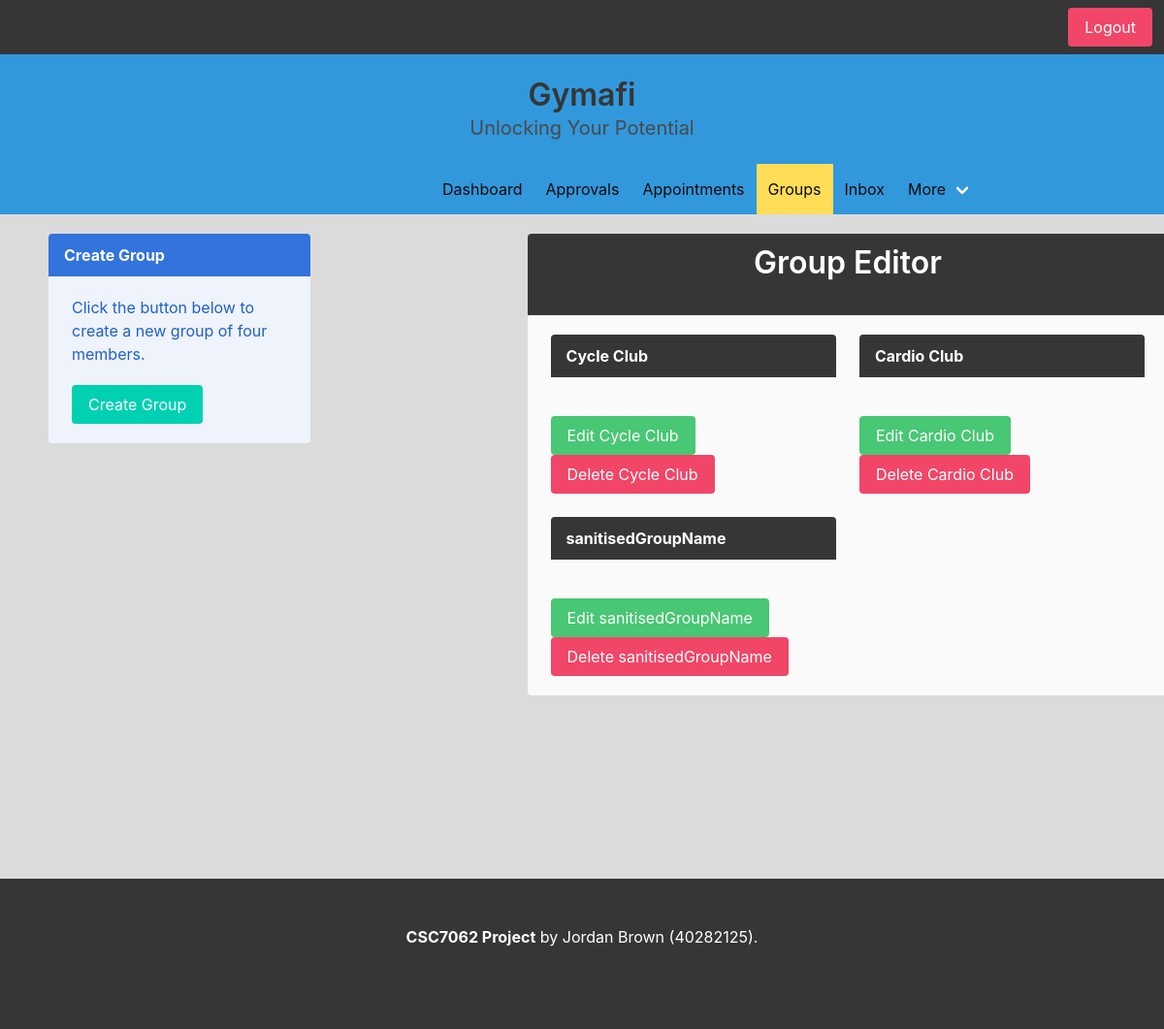
The page /admin/groups.php (signed in) on the database its author committed.
### tables this page shows
CREATE TABLE `webdev_groups` (
  `id` int(11) NOT NULL,
  `group_name` varchar(255) NOT NULL,
  `description` varchar(100) NOT NULL,
  `coach` int(11) NOT NULL,
  `member_one` int(11) NOT NULL,
  `member_two` int(11) NOT NULL,
  `member_three` int(11) DEFAULT NULL,
  `member_four` int(11) DEFAULT NULL,
  `first_session` varchar(100) DEFAULT NULL,
  `second_session` varchar(100) DEFAULT NULL,
  `third_session` varchar(100) DEFAULT NULL
);

### admin/groups.php (the view, shortened to what this page needs)
<?php
include("../conn.php");
if (isset($_SESSION['gymafi_coachid'])) {
    $loggedInCoachId = $_SESSION['gymafi_coachid'];
} else if (isset($_SESSION['gymafi_userid'])) {
    header("location: ../dashboard.php");
} else if (isset($_SESSION['gymafi_superadmin'])) {
    header("location: superadmin.php");
} else {
    header("location: ../login.php");
}
?>
<!DOCTYPE html>
<html>
<head>
    <link href="../styles/bulma.css" rel="stylesheet">
    <link href="../styles/lightbox.css" rel="stylesheet">
    <link href="../styles/gui.css" rel="stylesheet">
</head>
<body class="has-background-grey-lighter">
    <nav class='navbar is-dark' role='navigation' aria-label='main navigation'>
        <div class='navbar-end'>
            <div class='navbar-item'>
                <div class='buttons'>
                    <a class='button is-danger' href='../logout.php'>
                        Logout
                    </a>
                </div>
            </div>
        </div>
    </nav>
    <section class='hero is-small'>
        <div class='hero-body has-background-info'>
            <div class='container'>
                <h1 class='title myTitle'>
                    Gymafi
                </h1>
                <h2 class='subtitle myTitle'>
                    Unlocking Your Potential
                </h2>
            </div>
        </div>
    </section>
    <nav class='navbar is-info' role='navigation' aria-label='main navigation'>
        <div id='navbarBasicExample' class='navbar-menu has-background-info'>
            <div class='navbar-start myNav'>
                <a class='navbar-item has-text-black' href='../dashboard.php'>
                    Dashboard
                </a>
                <a class='navbar-item has-text-black' href='approvals.php'>
                    Approvals
                </a>
                <a class='navbar-item has-text-black' href='../appointments.php'>
                    Appointments
                </a>
                <a class='navbar-item has-text-black  has-background-warning' href='groups.php'>
                    Groups
                </a>
                <a class='navbar-item has-text-black' href='../inbox.php'>
                    Inbox
                </a>
                <div class="navbar-item has-dropdown is-hoverable">
                    <a class="navbar-link has-text-black">
                        More
                    </a>
                </div>
            </div>
        </div>
    </nav>
    <div id='dashColumns'>
        <div class='columns'>
            <div class='column is-3'>
                <article class='message is-link'>
                    <div class='message-header'>
                        Create Group
                    </div>
                    <div class='message-body'>
                        Click the button below to create a new group of four members.
                        <br>
                        <form action='groups.php' method='POST'>
                            <div class='control'>
                                <input type='submit' class='button is-primary' id='createGroupButton' value='Create Group' name='createGrp'>
                            </div>
                        </form>
                    </div>
                </article>
            </div>
            <div class='column is-7' id='editContentColumn'>
                <article class='message is-dark'>
                    <div class='message-header'>
                        <p>
                            <h1 class='title titleHeader'>Group Editor</h1>
                        </p>
                    </div>
                    <div class='message-body'>
                        <?php
                        $getAllGroups = "SELECT webdev_groups.id, webdev_groups.group_name FROM webdev_groups
                    WHERE coach = '$loggedInCoachId'";
                        $executeGetAllGroups = $conn->query($getAllGroups);
                        echo "<div class='columns'>";
                        $pageCounter = 0;
                        while ($row = $executeGetAllGroups->fetch_assoc()) {
                            $groupID = $row['id'];
                            $groupName = $row['group_name'];
                            echo "<div class='column'>
                        <article class='message is-dark'>
                        <form action='groups.php' method='POST'>
                        <div class='message-header'>
                            <p>
                            ", htmlentities($groupName, ENT_QUOTES), "
                            </p>
                        </div>
                        <div class='message-body'>
                        <input type='hidden' name='groupID' value='$groupID'>
                        </div>
                        <input type='submit' value='Edit ", htmlentities($groupName, ENT_QUOTES), " 'class='button is-success' name='editGroup'>
                        <input type='submit' value='Delete ", htmlentities($groupName, ENT_QUOTES), " 'class='button is-danger' name='deleteGroupButton'>
                        </form>
                        </article>
                        </div>
                        ";
                            $pageCounter++;
                            if ($pageCounter % 2 == 0) {
                                echo "</div>
                            <div class='columns'>";
                            }
                        }
                        echo "
                    <div class='column'>
                    </div>
                    </div>
                        </div>";
                        ?>
                    </div>
            </div>
        </div>
        <div class='myFooter'>
            <footer class='footer has-background-dark alsoMyFooter' id='myFootInbox'>
                <div class='content has-text-centered has-text-white'>
                    <p>
                        <span id='boldFoot'>CSC7062 Project</span> by Jordan Brown (40282125).
                    </p>
                </div>
            </footer>
        </div>
</body>
</html>

### styles/gui.css (style rules this page uses)
.titleHeader { color: white; }
#createGroupButton { margin-top: 20px; }
#editContentColumn { margin-left: 200px; }
#dashColumns { margin-left: 50px; margin-top: 20px; }
#myFootInbox { margin-top: 189px; }
.myNav { margin-left: 37%; }
.myTitle { text-align: center; }
.myFooter { margin-top: 30px; }
.alsoMyFooter { height: 155px; }
#boldFoot { font-weight: bold; }

### rows shown on the page
webdev_groups: group_name "Cycle Club", editGroup "Edit Cycle Club", deleteGroupButton "Delete Cycle Club"
webdev_groups: group_name "Cardio Club", editGroup "Edit Cardio Club", deleteGroupButton "Delete Cardio Club"
webdev_groups: group_name "sanitisedGroupName", editGroup "Edit sanitisedGroupName", deleteGroupButton "Delete sanitisedGroupName"
